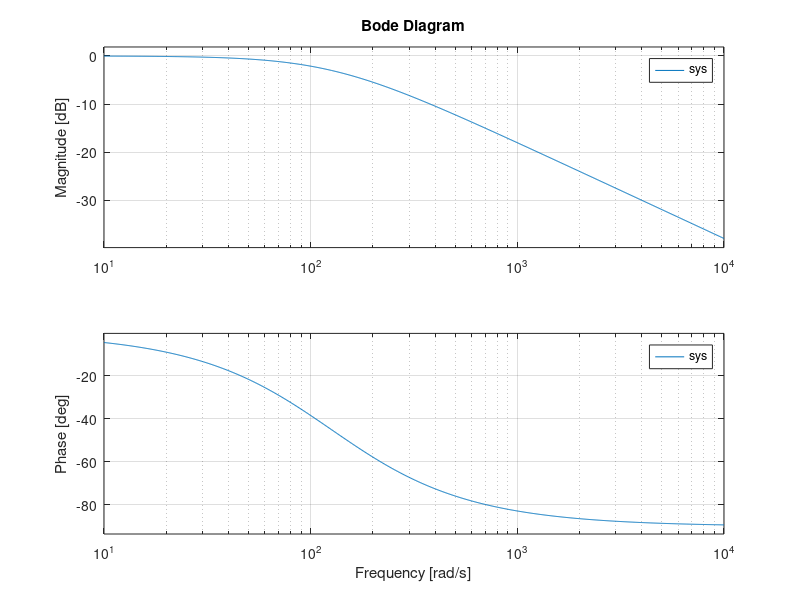

This chart was generated by the following MATLAB code:
%Vs = data(24303:26302,1);
%Vc = data(24303:26302,2);

R = 55.7E3;
C = 142.5E-9;
sys = tf([1],[R*C 1]);


t2 = linspace(0,.2,2000);
U = zeros(2000,1);

for x = 86:1:2000
    U(x) = 1;
end


%Vct = lsim(sys,U,t2);
%%plot(t2,Vct,'r',t2,Vc,'b',t2,Vs,'--')
%%xlabel('time in seconds')
%%ylabel('voltage')
%%title('voltage vs time')
%%legend('capacitor voltage theorotical','capacitor voltage measured','source voltage')
%ef = log((Vc-1.001)/(0-1.001))
%efpoly = ef(89:413,1)'
%tpoly = t2(1,89:413)
%eq = polyfit(tpoly,efpoly,1)
%plot(t2,ef)
%timeconstant = -(1/eq(1,1))
%tau = R*C
bode(sys)